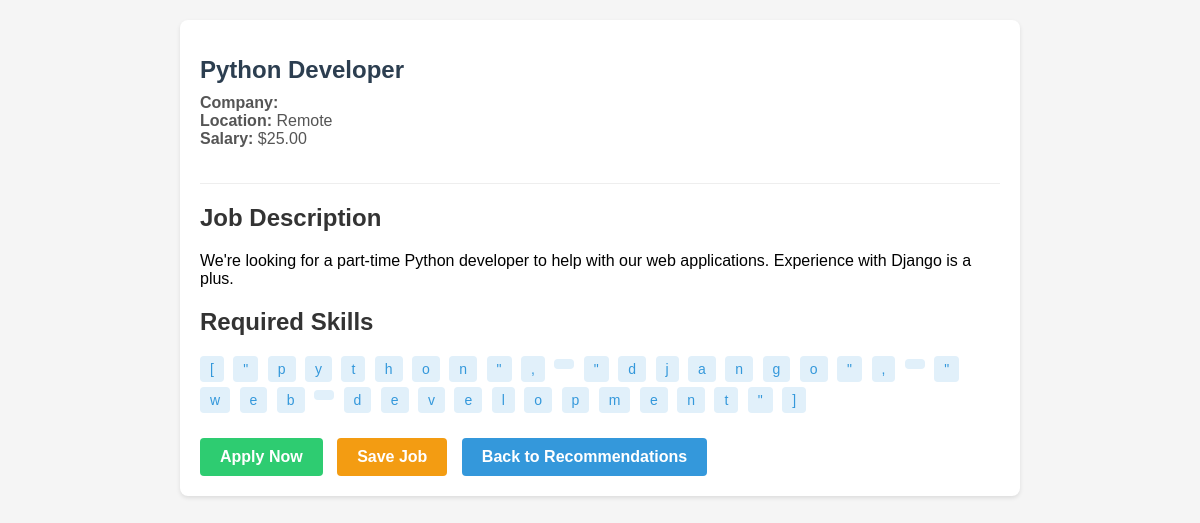
Page /job/1/ (signed in) on the committed database.
### users/models.py (models this page shows, shortened)
class Job(models.Model):
    employer = models.ForeignKey(Employer, on_delete=models.CASCADE)
    title = models.CharField(max_length=100)  # 职位标题
    description = models.TextField()  # 职位描述
    salary = models.DecimalField(max_digits=10, decimal_places=2)  # 薪资
    working_hours = models.JSONField()  # 工作时间段
    location = models.CharField(max_length=100)  # 工作地点
    skills_required = models.JSONField()  # 所需技能
    created_at = models.DateTimeField(auto_now_add=True)  # 创建时间
    status = models.CharField(max_length=20, default='OPEN')

### users/views.py (the view, shortened to what this page needs)
# urls.py: path('job/<int:job_id>/', views.job_detail, name='job_detail'),
@login_required
def job_detail(request, job_id):
    job = Job.objects.get(id=job_id)
    return render(request, 'users/job_detail.html', {'job': job})

### users/templates/users/job_detail.html (shortened to what this page needs)
<!DOCTYPE html>
<html>
<head>
</head>
<body>
    <div class="container">
        <div class="job-header">
            <h1 class="job-title">{{ job.title }}</h1>
            <div class="job-meta">
                <div><strong>Company:</strong> {{ job.employer.company_name }}</div>
                <div><strong>Location:</strong> {{ job.location }}</div>
                <div><strong>Salary:</strong> ${{ job.salary }}</div>
            </div>
        </div>
        <div class="job-description">
            <h2>Job Description</h2>
            <p>{{ job.description }}</p>
        </div>
        <div class="job-skills">
            <h2>Required Skills</h2>
            {% for skill in job.skills_required %}
                <span class="skill-tag">{{ skill }}</span>
            {% empty %}
                <p>No specific skills required</p>
            {% endfor %}
        </div>
        <div class="job-actions">
            <a href="{% url 'apply_job' job.id %}" class="button apply-button">Apply Now</a>
            <a href="{% url 'save_job' job.id %}" class="button save-button">Save Job</a>
            <a href="{% url 'job_recommendations' %}" class="button back-button">Back to Recommendations</a>
        </div>
    </div>
</body>
</html>

### users/templates/users/job_detail.html (style rules this page uses)
body { font-family: Arial, sans-serif; background-color: #f5f5f5; margin: 0; padding: 20px; }
.container { max-width: 800px; margin: 0 auto; background-color: white; padding: 20px; border-radius: 8px; box-shadow: 0 2px 4px rgba(0, 0, 0, 0.1); }
h1, h2 { color: #333; }
.job-header { border-bottom: 1px solid #eee; padding-bottom: 15px; margin-bottom: 20px; }
.job-title { font-size: 24px; margin-bottom: 10px; color: #2c3e50; }
.job-meta { color: #555; margin-bottom: 20px; }
.job-description { margin-bottom: 20px; }
.job-skills { margin-bottom: 20px; }
.skill-tag { display: inline-block; background-color: #e1f0fa; padding: 5px 10px; border-radius: 4px; margin-right: 5px; margin-bottom: 5px; font-size: 14px; color: #3498db; }
.button { padding: 10px 20px; border: none; border-radius: 4px; cursor: pointer; font-weight: bold; text-decoration: none; display: inline-block; margin-right: 10px; }
.apply-button { background-color: #2ecc71; color: white; }
.save-button { background-color: #f39c12; color: white; }
.back-button { background-color: #3498db; color: white; }

### rows in the picture
Job: title "Python Developer", location "Remote", salary "25.00", description "We're looking for a part-time Python developer to help with our web applications. Experience with Django is a plus."

### other values in the picture
{{ skill }} "[" "\"" "p" "y" "t" "h" "o" "n" "\"" "," "\"" "d" "j" "a" "n" "g" "o" "\"" "," "\"" "w" "e" "b" "d" "e" "v" "e" "l" "o" "p" "m" "e" "n" "t" "\"" "]"
